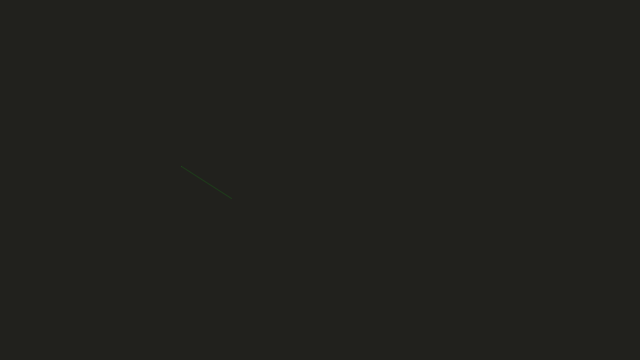
Frame 1 (no input)
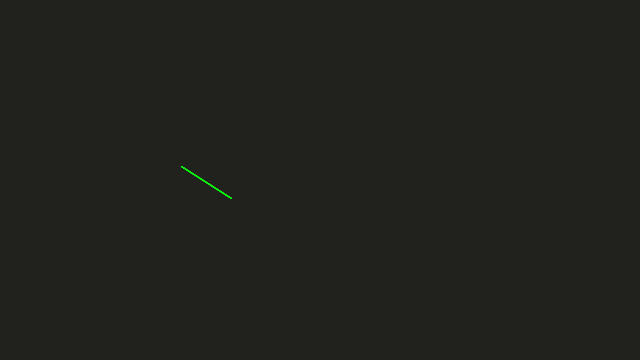
Frame 60 (the mouse pressed at the canvas centre just before this capture)
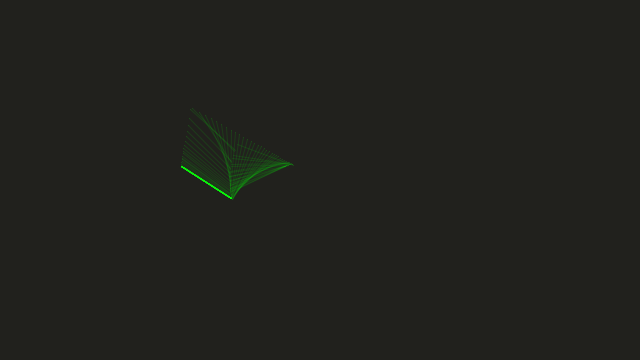
Frame 120 (the mouse held since frame 60 and released just before this capture)

The Processing sketch that drew these frames (run headless with seeded random() and noise(); from frame 60 on, the mouse is pressed at the canvas centre):

// Processing sketch: processing_63555
// ── processing_63555.pde

/**
 * Custom Tool. 
 * 
 * Move the cursor across the screen to draw. 
 * In addition to creating software tools to simulate pens and pencils, 
 * it is possible to create unique tools to draw with. 
 */
int dots = 10000;
float[] dX = new float[dots];
float[] dY = new float[dots];

float l_0 = 0.0;
float h_0 = 0.0;

float legX = 0.0;
float legY = 0.0;
float thighX = 0.0;
float thighY = 0.0;

float l = 60.0; // Length of the 'leg'
float h = 90.0; // Height of the 'leg'

float nmx, nmy = 0.0;
float mx, my = 0.0;

int currentValue = 0;
int valdir = 1;

void setup() 
{
  size(640, 360);
  noStroke();
   smooth();
  background(#21211D);
}

void draw() 
{
  // Smooth the mouse
  nmx = mouseX;
  nmy = mouseY;
  if((abs(mx - nmx) > 1.0) || (abs(my - nmy) > 1.0)) { 
    mx = mx - (mx-nmx)/20.0;
    my = my - (my-nmy)/20.0;

    // Set the drawing value
    currentValue += 1* valdir;
    if(currentValue > 255 || currentValue <= 0) {
      valdir *= -1;
    }
  }

  iKinematics();
  kinematics();

  pushMatrix();
  translate(width/2, height/2);
  //stroke(currentValue); 
  stroke(0,255,0,30);
  line(thighX, thighY, legX, legY);
  popMatrix();

  stroke(0,255,0,30);
  point(legX + width/2, legY + height/2);
}

void kinematics() 
{
  thighX = h*cos(h_0);
  thighY = h*sin(h_0);
  legX = thighX + l*cos(h_0 - l_0);
  legY = thighY + l*sin(h_0 - l_0);
}

void iKinematics()
{
  float tx = mx - width/2.0;
  float ty = my - height/2.0;
  float c2 = (tx*tx + ty*ty - h*h - l*l)/(2*h*l); //in degrees
  float s2 = sqrt(abs(1 - c2*c2)); // the sign here determines the bend in the joint  
  l_0 = -atan2(s2, c2);
  h_0 = atan2(ty, tx) - atan2(l*s2, h+l*c2);
}
